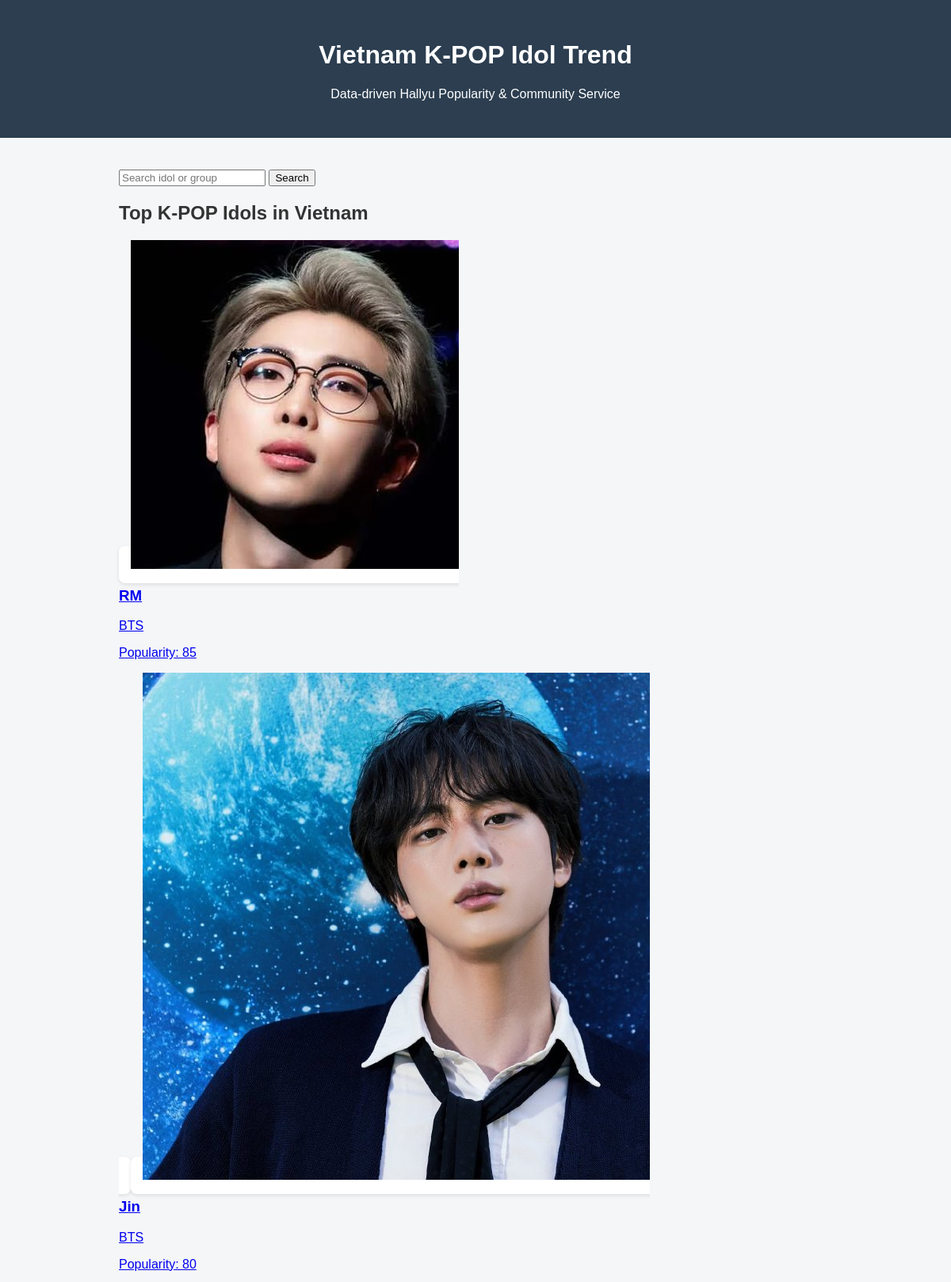
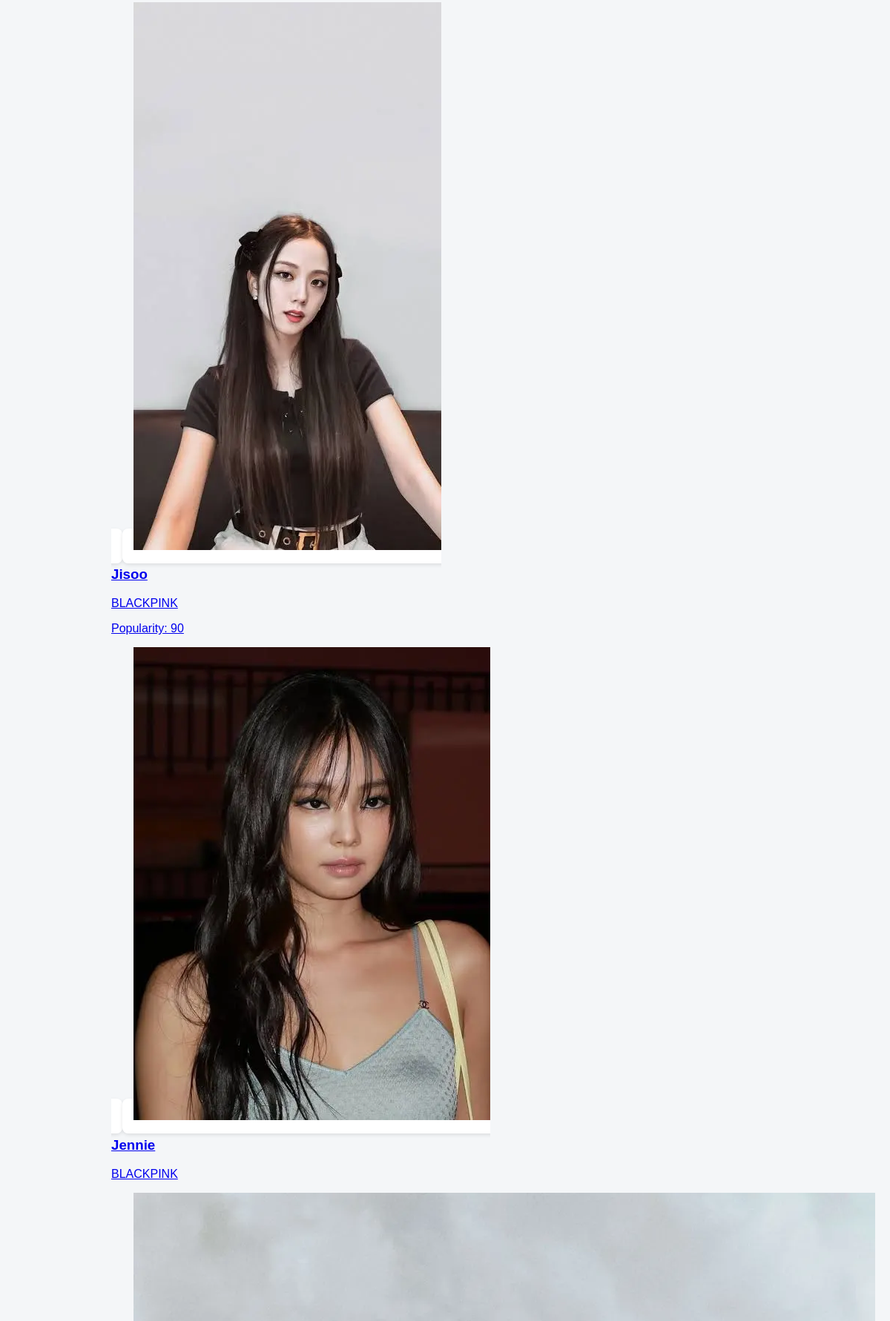
The page / (upper part) on the database its author committed (2 pictures, top to bottom).
### tables this page shows
CREATE TABLE idol_popularity (
    id INTEGER PRIMARY KEY AUTOINCREMENT,
    idol_id INTEGER NOT NULL,
    year INTEGER NOT NULL,
    month INTEGER NOT NULL,
    popularity_score INTEGER NOT NULL,
    FOREIGN KEY (idol_id) REFERENCES idol(id)
);

CREATE TABLE idol (
    id INTEGER PRIMARY KEY AUTOINCREMENT,
    name TEXT NOT NULL,
    group_name TEXT NOT NULL,
    debut_year INTEGER,
    agency TEXT
, image TEXT);

### app.py (the view)
@app.route("/")
def home():
    conn = sqlite3.connect("database.db")
    conn.row_factory = sqlite3.Row
    cur = conn.cursor()
    keyword = request.args.get("keyword", "")
    if keyword:
        cur.execute("""
            SELECT i.id, i.name, i.group_name, i.image,
                   p.popularity_score
            FROM idol i
            LEFT JOIN idol_popularity p
            ON i.id = p.idol_id
            AND p.year = 2019 AND p.month = 1
            WHERE i.name LIKE ? OR i.group_name LIKE ?
        """, (f"%{keyword}%", f"%{keyword}%"))
    else:
        cur.execute("""
            SELECT i.id, i.name, i.group_name, i.image,
                   p.popularity_score
            FROM idol i
            LEFT JOIN idol_popularity p
            ON i.id = p.idol_id
            AND p.year = 2019 AND p.month = 1
        """)
    idols = cur.fetchall()
    cur.execute("SELECT month, visitor_count FROM visit_stats")
    stats_rows = cur.fetchall()
    conn.close()
    monthly_stats = [
        {"month": f"{row['month']}월", "count": row['visitor_count']}
        for row in stats_rows
    ]
    return render_template(
        "index.html",
        idols=idols,
        keyword=keyword,
        monthly_stats=monthly_stats
    )

### templates/index.html (shortened to what this page needs)
<!DOCTYPE html>
<html lang="ko">
<head>
    <link rel="stylesheet" href="{{ url_for('static', filename='style.css') }}">
</head>
<body>
<header>
    <h1>Vietnam K-POP Idol Trend</h1>
    <p>Data-driven Hallyu Popularity & Community Service</p>
</header>
<main>
    <section class="search">
        <form method="get" action="/">
            <input
                type="text"
                name="keyword"
                placeholder="Search idol or group"
                value="{{ keyword | default('') }}"
            >
            <button type="submit">Search</button>
        </form>
    </section>
    <section class="idol-list">
        <h2>Top K-POP Idols in Vietnam</h2>
        <div class="idol-grid">
            {% for idol in idols %}
            <a href="/idol/{{ idol.id }}" class="idol-card">
                <img
                    src="{{ url_for('static', filename='images/' ~ idol.image) }}"
                    alt="{{ idol.name }}"
                >
                <h3>{{ idol.name }}</h3>
                <p>{{ idol.group_name }}</p>
                {% if idol.popularity_score %}
                <p class="score">Popularity: {{ idol.popularity_score }}</p>
                {% endif %}
            </a>
            {% endfor %}
        </div>
    </section>
</main>
</body>
</html>

### static/style.css (style rules this page uses)
body { margin: 0; font-family: Arial, sans-serif; background-color: #f4f6f8; color: #333; }
header { background-color: #2c3e50; color: white; padding: 30px; text-align: center; }
main { max-width: 900px; margin: 40px auto; padding: 0 20px; }
.idol-list h2 { margin-bottom: 20px; }
.idol-card { background-color: white; padding: 15px; border-radius: 8px; margin-bottom: 15px; box-shadow: 0 2px 5px rgba(0,0,0,0.1); }

### rows shown on the page
idol_popularity: image (picture), name "RM", group_name "BTS", popularity_score "85"
idol_popularity: image (picture), name "Jin", group_name "BTS", popularity_score "80"
idol_popularity: image (picture), name "Jisoo", group_name "BLACKPINK", popularity_score "90"
idol: image (picture), name "Jennie", group_name "BLACKPINK"
idol_popularity: image (picture)
